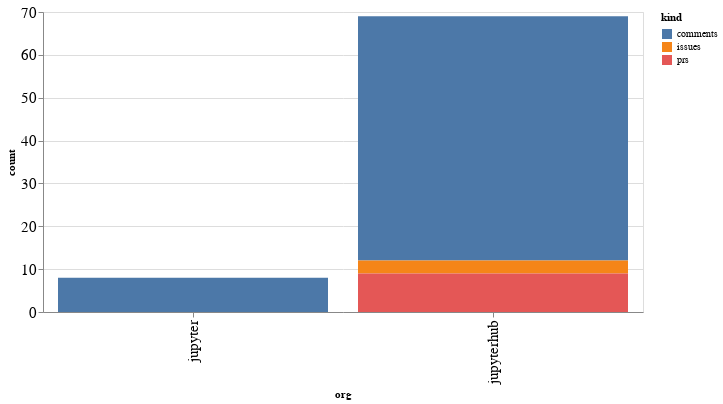

The cell this chart's notebook holds for it:
### Code cell
alt.Chart(org_summaries, width=600).mark_bar().encode(
    x='org',
    y='count',
    color='kind',
    tooltip="org"
)

### Figure 1 — Vega-Lite specification as saved in the notebook (floating-point values rounded to 4 significant figures)
{"config": {"axisLeft": {"labelFontSize": 15}, "axisBottom": {"labelFontSize": 15}}, "data": {"name": "data-2b517185c1f2120b60c391d4bdf8e5ac"}, "mark": "bar", "encoding": {"color": {"type": "nominal", "field": "kind"}, "tooltip": {"type": "nominal", "field": "org"}, "x": {"type": "nominal", "field": "org"}, "y": {"type": "quantitative", "field": "count"}}, "width": 600, "$schema": "https://vega.github.io/schema/vega-lite/v4.8.1.json", "datasets": {"data-2b517185c1f2120b60c391d4bdf8e5ac": [{"org": "jupyter", "kind": "comments", "count": 8}, {"org": "jupyterhub", "kind": "comments", "count": 57}, {"org": "jupyterhub", "kind": "issues", "count": 3}, {"org": "jupyterhub", "kind": "prs", "count": 9}]}}
